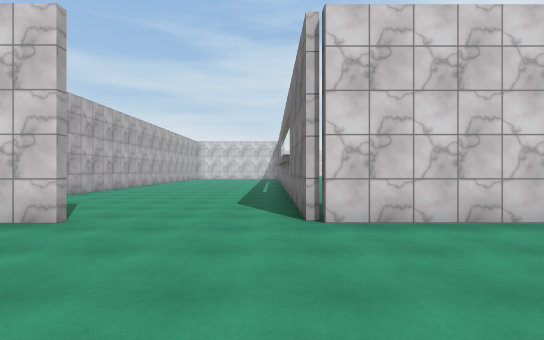
view 1 (above)

24 first-person views from a walk through a scene from a Unity 3-D project. The camera is 1.5 m above the floor, looks level and sees 85° across. The floor is counted in squares, 2 m on a side. Each view is taken from the middle of a square. On the plan, view 1 faces up. The plan holds only what a view shows up to about 10 squares ahead; the rest is blank. The place goes on beyond the plan. The player character is not drawn. Some animated figures are left out. Surface patterns are stand-ins for the level's own textures.

view 2
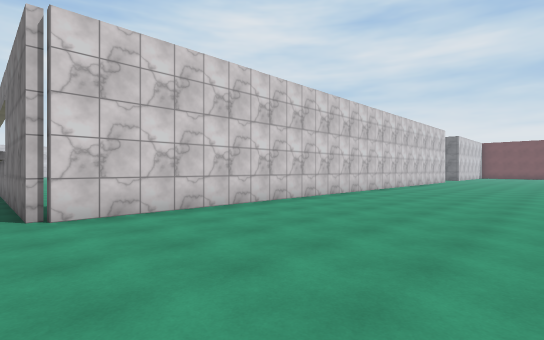

view 3
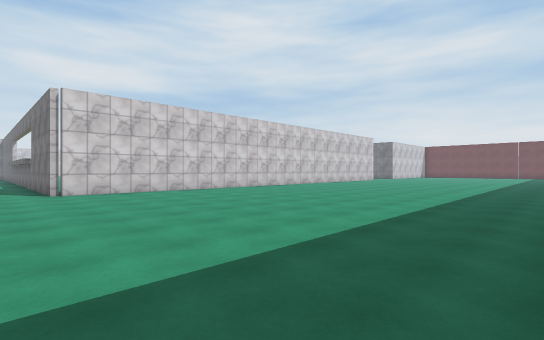

view 4
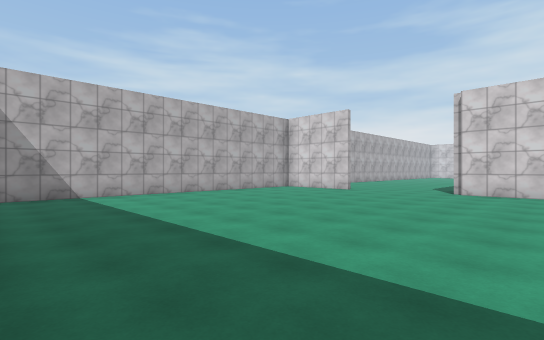

view 5
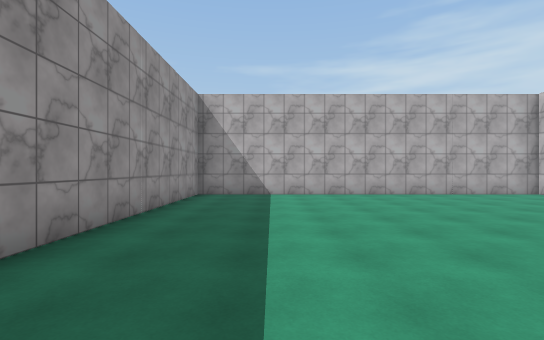

view 6
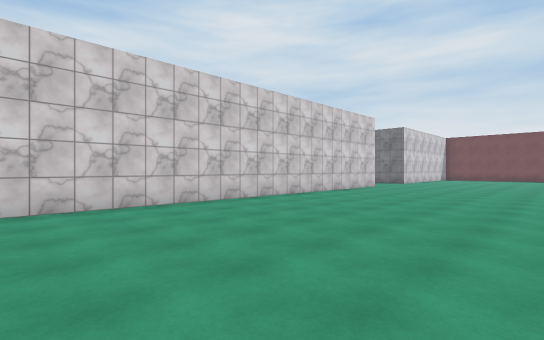

view 7
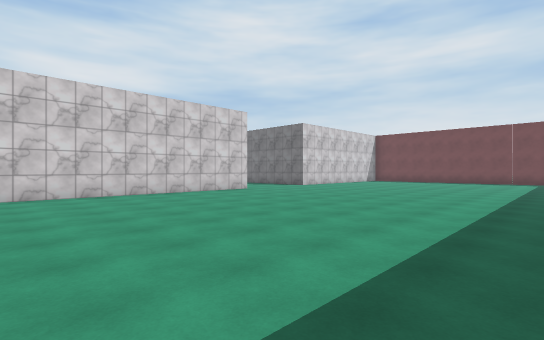

view 8
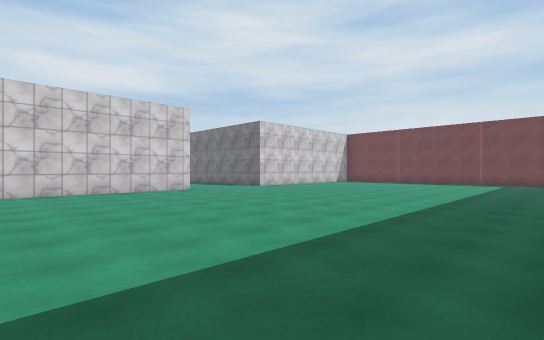

view 9
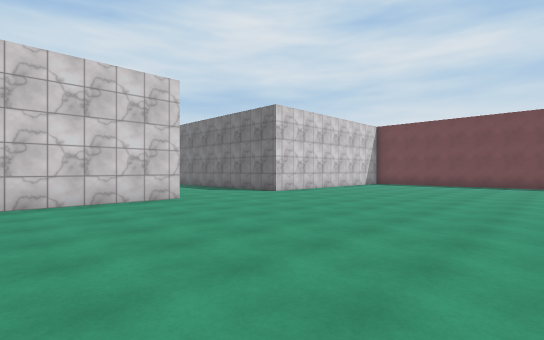

view 10
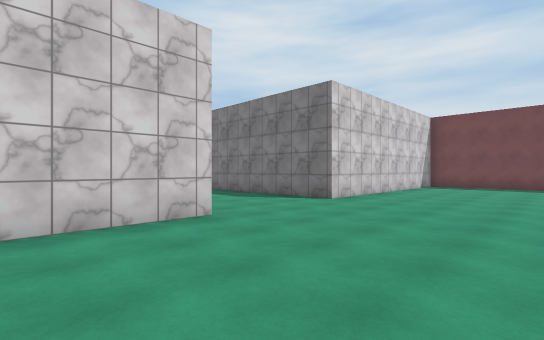

view 11
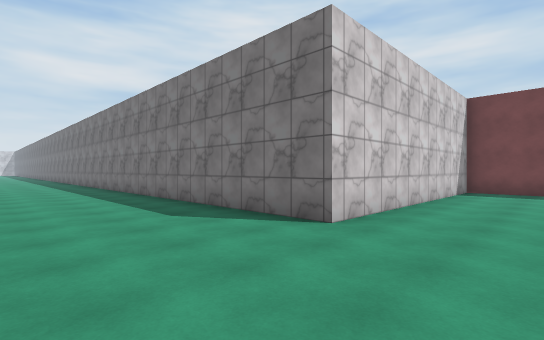

view 12
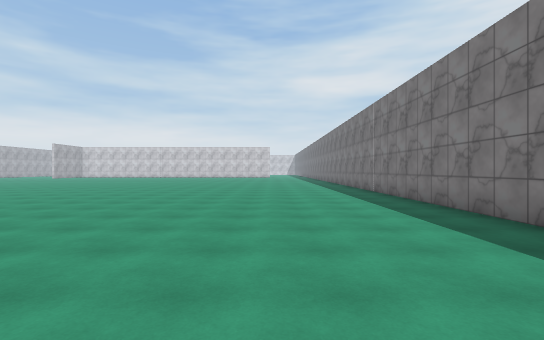

view 13
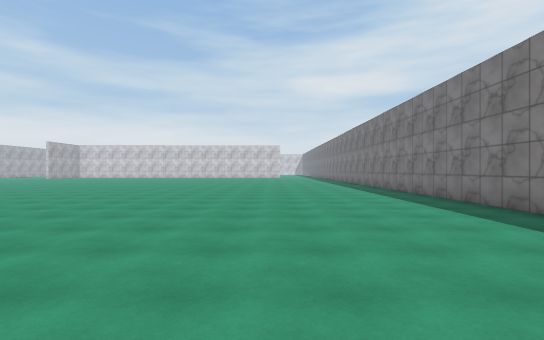

view 14
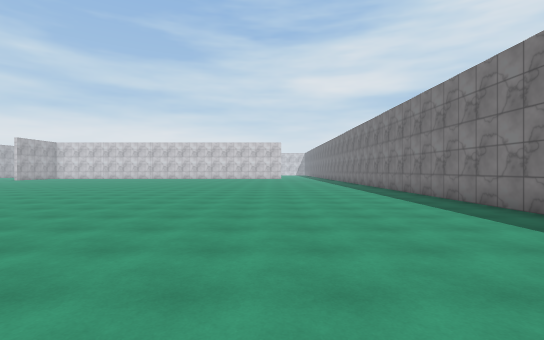

view 15
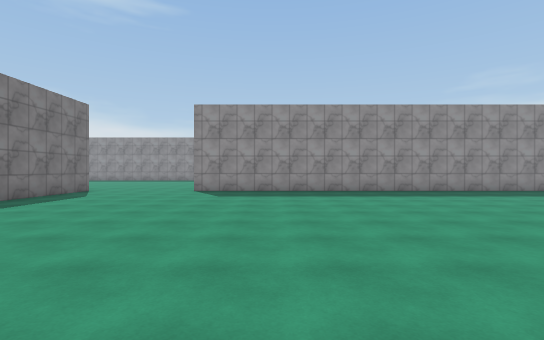

view 16
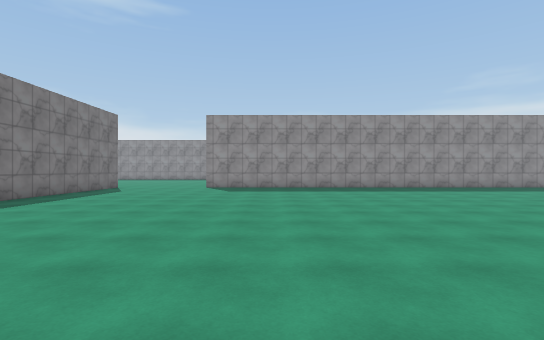

view 17
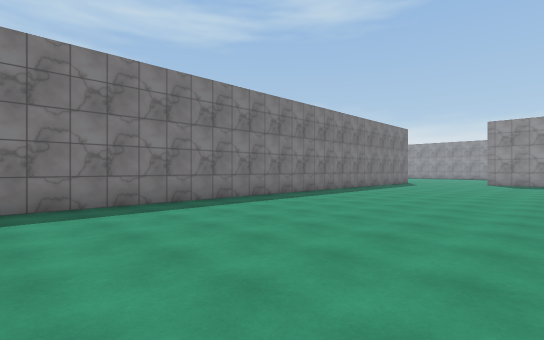

view 18
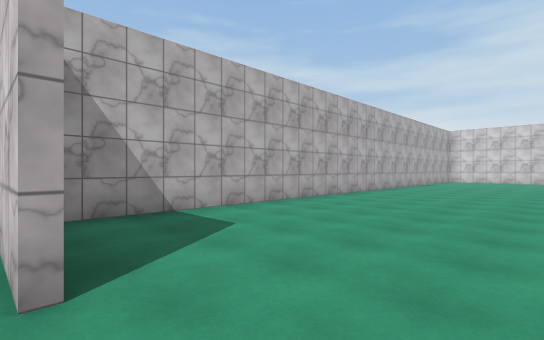

view 19
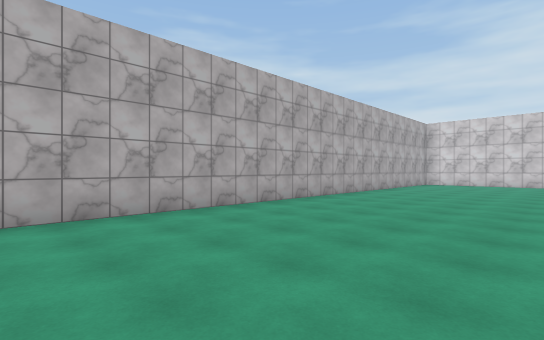

view 20
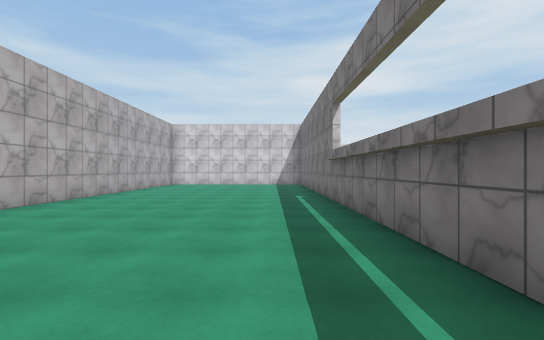

view 21
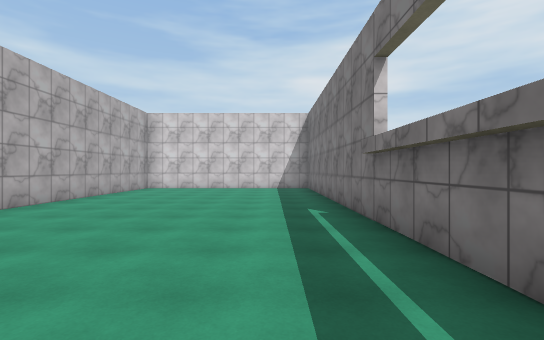

view 22
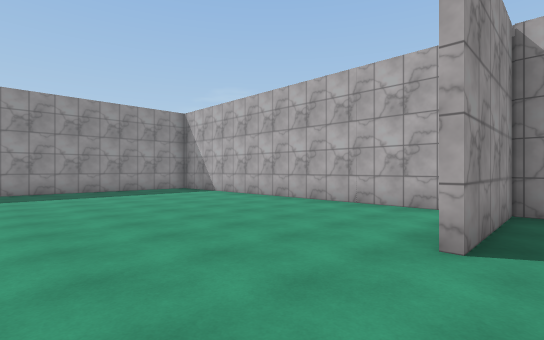

view 23
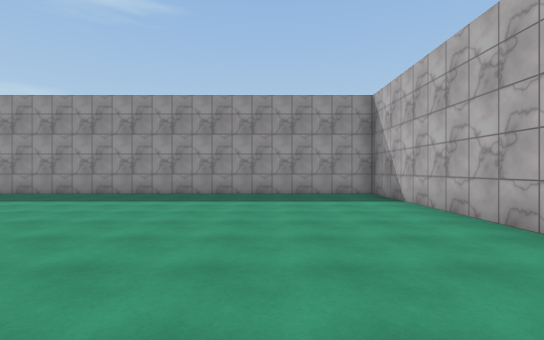

view 24
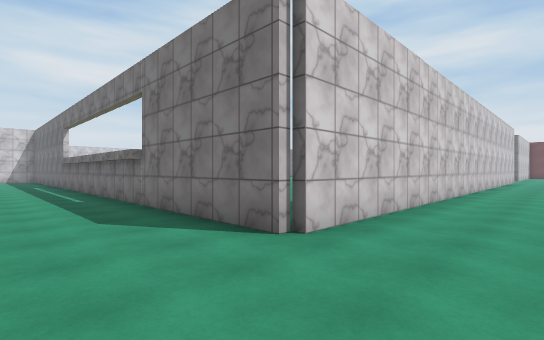

### Floor plan
Points are (right, up) in squares from view 1. A wall is a line through its corners. A room is listed if a view was taken in it or the views show most of it. See-through windows are left out.
Room 1 (views 1, 2, 3, 4, 5, 6, 7, 8, 9, 10, 11, 18, 19, 20, 21, 22, 23, 24)
walls: (19.9, 4.2) (0.5, 4.2) (0.5, 21.9); (-3, 4.2) (-6.1, 4.2); (-6.1, 4.4) (-3, 4.4); (29.5, 4.4) (23.6, 4.4); (-6.1, 22) (-6.1, -6.3) (5.5, -6.3)
ways out: opening at (21.5, 4) to room 2
Room 2 (views 12, 13, 14, 15, 16, 17)
walls: (23.6, 4.4) (23.6, 21.8)
ways out: opening at (21.5, 4) to room 1

Positions as (right, up) in squares from view 1, and headings:
1: (0, 0), facing up
2: (0, -1), facing up-right
3: (-1, -6), facing up-right
4: (3, -6), facing up-left
5: (3, -4), facing left
6: (7, -2), facing up-right
7: (12, -5), facing up-right
8: (14, -6), facing up-right
9: (16, -3), facing up-right
10: (17, 0), facing up-right
11: (20, 2), facing up-right
12: (20, 6), facing up
13: (19, 8), facing up
14: (19, 11), facing up
15: (17, 15), facing down
16: (17, 17), facing down
17: (17, 22), facing down-right
18: (-1, 4), facing up-left
19: (-1, 8), facing up-left
20: (-1, 9), facing up
21: (-1, 12), facing up
22: (0, 5), facing down-left
23: (-3, 3), facing down
24: (-2, 2), facing up-right
